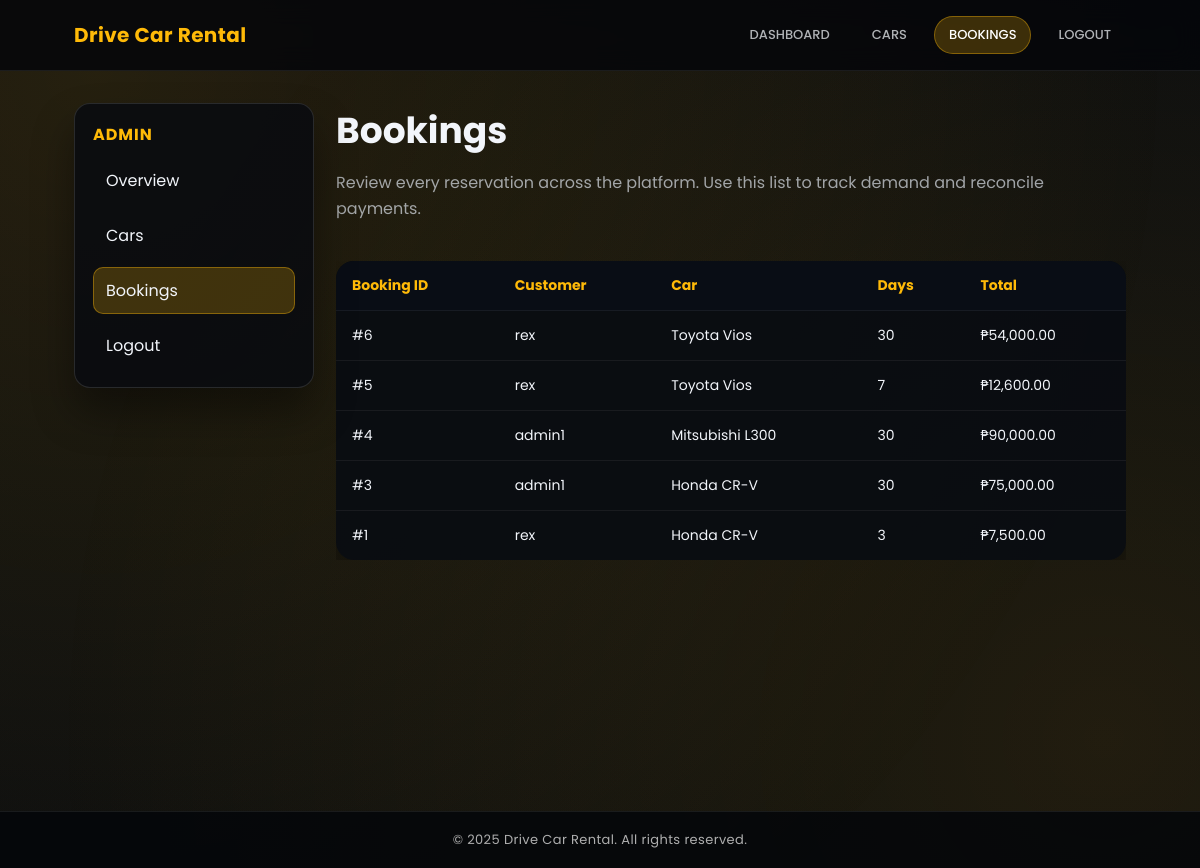
Screenshot of /admin/bookings (signed in) with the database file from the repository.
### tables this page shows
CREATE TABLE bookings(
            id INTEGER PRIMARY KEY AUTOINCREMENT,
            user_id INTEGER,
            car_id INTEGER,
            days INTEGER,
            total_price REAL,
            FOREIGN KEY (user_id) REFERENCES users(id),
            FOREIGN KEY (car_id) REFERENCES cars(id)
        );

CREATE TABLE users(
            id INTEGER PRIMARY KEY AUTOINCREMENT,
            username TEXT UNIQUE NOT NULL,
            password TEXT NOT NULL,
            is_admin INTEGER DEFAULT 0
        );

CREATE TABLE cars(
            id INTEGER PRIMARY KEY AUTOINCREMENT,
            name TEXT NOT NULL,
            car_type TEXT NOT NULL,
            price_per_day REAL NOT NULL,
            image_url TEXT
        );

### app.py (the view)
@app.route("/admin/bookings")
@admin_required
def admin_bookings():
    conn = get_db()
    cursor = conn.cursor()
    cursor.execute(
        """
        SELECT b.id, u.username, c.name AS car_name, b.days, b.total_price
        FROM bookings b
        JOIN users u ON b.user_id = u.id
        JOIN cars c ON b.car_id = c.id
        ORDER BY b.id DESC
    """
    )
    bookings = cursor.fetchall()
    conn.close()
    return render_template("admin_bookings.html", bookings=bookings)

### app.py (called while the page is built)
def get_db():
    conn = sqlite3.connect("car_rental.db", timeout=10, check_same_thread=False)
    conn.row_factory = sqlite3.Row
    return conn

def admin_required(view):
    @wraps(view)
    def wrapped(*args, **kwargs):
        if not session.get("is_admin"):
            flash("Administrator access required.", "danger")
            return redirect(url_for("index"))
        return view(*args, **kwargs)
    return wrapped

@app.context_processor
def inject_user_state():
    return {
        "is_authenticated": "user_id" in session,
        "is_admin": session.get("is_admin", False),
        "current_username": session.get("username"),
        "current_year": datetime.utcnow().year,
    }

### templates/admin_bookings.html (shortened to what this page needs)
{% extends "admin_base.html" %}
{% block admin_content %}
<section style="display: flex; flex-direction: column; gap: 24px;">
  <div>
    <h1>Bookings</h1>
    <p>Review every reservation across the platform. Use this list to track demand and reconcile payments.</p>
  </div>
  {% if bookings %}
    <div style="overflow-x: auto;">
      <table>
        <thead>
          <tr>
            <th scope="col">Booking ID</th>
            <th scope="col">Customer</th>
            <th scope="col">Car</th>
            <th scope="col">Days</th>
            <th scope="col">Total</th>
          </tr>
        </thead>
        <tbody>
          {% for booking in bookings %}
            <tr>
              <td>#{{ booking['id'] }}</td>
              <td>{{ booking['username'] }}</td>
              <td>{{ booking['car_name'] }}</td>
              <td>{{ booking['days'] }}</td>
              <td>₱{{ '{:,.2f}'.format(booking['total_price']) }}</td>
            </tr>
          {% endfor %}
        </tbody>
      </table>
    </div>
  {% else %}
    <div class="empty-state">
      <h2>No bookings recorded</h2>
      <p>Customer reservations will appear here as soon as they are confirmed.</p>
    </div>
  {% endif %}
</section>
{% endblock %}

### templates/base.html (style rules this page uses)
:root { color-scheme: dark; --bg-primary: #080b10; --bg-secondary: #111824; --panel: rgba(8, 10, 16, 0.82); --panel-border: rgba(255, 255, 255, 0.12); --text-primary: #f2f5fa; --text-muted: rgba(225, 231, 240, 0.68); --accent: #ffba08; --accent-dark: #f0a100; --danger: #ff4d4f; --info: #24b5d9; --success: #53d86a; }
* { box-sizing: border-box; }
body { margin: 0; font-family: "Poppins", system-ui, -apple-system, BlinkMacSystemFont, "Segoe UI", sans-serif; background: linear-gradient(rgba(8, 11, 16, 0.92), rgba(8, 11, 16, 0.92)), url("https://images.unsplash.com/photo-1503736334956-4c8f8e92946d?auto=format&fit=crop&w=1600&q=80") center/cover fixed; color: var(--text-primary); min-height: 100vh; display: flex; flex-direction: column; position: relative; overflow-x: hidden; }
body::before, body::after { content: ""; position: fixed; top: -20%; left: -20%; width: 140%; height: 140%; background: radial-gradient(circle at 20% 20%, rgba(255, 186, 8, 0.12), transparent 65%); animation: glowShift 14s linear infinite; pointer-events: none; z-index: -1; }
body::after { animation-delay: 7s; background: radial-gradient(circle at 80% 75%, rgba(255, 186, 8, 0.1), transparent 65%); }
h1 { font-size: clamp(28px, 4vw, 36px); margin: 0 0 12px; }
p { color: var(--text-muted); margin: 0 0 16px; line-height: 1.6; }
table { width: 100%; border-collapse: collapse; background: rgba(9, 12, 18, 0.92); border-radius: 18px; overflow: hidden; box-shadow: 0 24px 50px rgba(0, 0, 0, 0.45); color: var(--text-primary); }
table thead { background: rgba(9, 14, 22, 0.9); color: var(--accent); }
th, td { padding: 14px 16px; text-align: left; border-bottom: 1px solid rgba(255, 255, 255, 0.06); font-size: 14px; }
tr:last-child td { border-bottom: none; }

### rows the page displays
bookings: id "6", username "rex", car_name "Toyota Vios", days "30", total_price "54,000.00"
bookings: id "5", username "rex", car_name "Toyota Vios", days "7", total_price "12,600.00"
bookings: id "4", username "admin1", car_name "Mitsubishi L300", days "30", total_price "90,000.00"
bookings: id "3", username "admin1", car_name "Honda CR-V", days "30", total_price "75,000.00"
bookings: id "1", username "rex", car_name "Honda CR-V", days "3", total_price "7,500.00"
